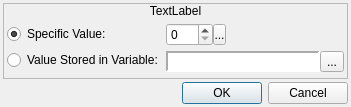
<?xml version="1.0" encoding="UTF-8"?>
<ui version="4.0">
 <class>GetNumberDialog</class>
 <widget class="QDialog" name="GetNumberDialog">
  <property name="geometry">
   <rect>
    <x>0</x>
    <y>0</y>
    <width>351</width>
    <height>107</height>
   </rect>
  </property>
  <property name="windowTitle">
   <string>Get Number</string>
  </property>
  <property name="windowIcon">
   <iconset resource="gui_icons.qrc">
    <normaloff>:/icons/openrpgmaker.png</normaloff>:/icons/openrpgmaker.png</iconset>
  </property>
  <property name="styleSheet">
   <string notr="true">.QFrame
{
	border-width: 1px;
	border-style: solid;
	border-color: palette(window-text);
}

.QFrame&gt;QLabel
{
	border-width: 0px;
	background-color: palette(window-text);
	color: palette(window);
	font-weight: bold;
}

.QFrame&gt;QCheckBox
{
	background-color: palette(window-text);
	border-width: 0px;
	border-style: none;
	color: palette(window);
	spacing: 3px;
	font-weight: bold;
	padding: 0px 0px 0px 3px;
}

.QFrame&gt;QCheckBox::indicator
{
	min-width: 8px;
	max-width: 8px;
	min-height: 8px;
	max-height: 8px;
	width: 8px;
	height: 8px;
	border-width: 2px;
	border-radius: 0px;
	border-style: ridge;
	border-color: palette(mid);
}

.QFrame&gt;QCheckBox::indicator:unchecked
{
	background-color: palette(base);
}

.QFrame&gt;QCheckBox::indicator:checked
{
	background-color: palette(window-text);
}

.QFrame&gt;QCheckBox::indicator:hover
{
	border-color: palette(highlight);
}</string>
  </property>
  <layout class="QVBoxLayout" name="verticalLayout_2">
   <property name="spacing">
    <number>3</number>
   </property>
   <property name="margin">
    <number>3</number>
   </property>
   <item>
    <widget class="QFrame" name="frame">
     <property name="frameShape">
      <enum>QFrame::StyledPanel</enum>
     </property>
     <property name="frameShadow">
      <enum>QFrame::Raised</enum>
     </property>
     <layout class="QVBoxLayout" name="verticalLayout">
      <property name="spacing">
       <number>0</number>
      </property>
      <property name="margin">
       <number>0</number>
      </property>
      <item>
       <widget class="QLabel" name="lblTitle">
        <property name="sizePolicy">
         <sizepolicy hsizetype="Preferred" vsizetype="Fixed">
          <horstretch>0</horstretch>
          <verstretch>0</verstretch>
         </sizepolicy>
        </property>
        <property name="text">
         <string>TextLabel</string>
        </property>
        <property name="alignment">
         <set>Qt::AlignCenter</set>
        </property>
       </widget>
      </item>
      <item>
       <widget class="QWidget" name="widget" native="true">
        <layout class="QHBoxLayout" name="horizontalLayout">
         <property name="spacing">
          <number>3</number>
         </property>
         <property name="margin">
          <number>3</number>
         </property>
         <item>
          <widget class="QWidget" name="widget_26" native="true">
           <property name="sizePolicy">
            <sizepolicy hsizetype="Fixed" vsizetype="Preferred">
             <horstretch>0</horstretch>
             <verstretch>0</verstretch>
            </sizepolicy>
           </property>
           <layout class="QVBoxLayout" name="verticalLayout_25">
            <property name="spacing">
             <number>3</number>
            </property>
            <property name="margin">
             <number>0</number>
            </property>
            <item>
             <widget class="QRadioButton" name="rbSpecificValue">
              <property name="sizePolicy">
               <sizepolicy hsizetype="Fixed" vsizetype="Fixed">
                <horstretch>0</horstretch>
                <verstretch>0</verstretch>
               </sizepolicy>
              </property>
              <property name="text">
               <string>Specific Value:</string>
              </property>
              <property name="checked">
               <bool>true</bool>
              </property>
             </widget>
            </item>
            <item>
             <widget class="QRadioButton" name="rbStoredValue">
              <property name="sizePolicy">
               <sizepolicy hsizetype="Fixed" vsizetype="Fixed">
                <horstretch>0</horstretch>
                <verstretch>0</verstretch>
               </sizepolicy>
              </property>
              <property name="text">
               <string>Value Stored in Variable:</string>
              </property>
             </widget>
            </item>
           </layout>
          </widget>
         </item>
         <item>
          <widget class="QWidget" name="widget_27" native="true">
           <layout class="QVBoxLayout" name="verticalLayout_24">
            <property name="spacing">
             <number>3</number>
            </property>
            <property name="margin">
             <number>0</number>
            </property>
            <item>
             <widget class="QWidget" name="wValue" native="true">
              <property name="sizePolicy">
               <sizepolicy hsizetype="Fixed" vsizetype="Fixed">
                <horstretch>0</horstretch>
                <verstretch>0</verstretch>
               </sizepolicy>
              </property>
              <layout class="QHBoxLayout" name="horizontalLayout_21">
               <property name="spacing">
                <number>0</number>
               </property>
               <property name="margin">
                <number>0</number>
               </property>
               <item>
                <widget class="QSpinBox" name="sbValue">
                 <property name="sizePolicy">
                  <sizepolicy hsizetype="Preferred" vsizetype="Fixed">
                   <horstretch>0</horstretch>
                   <verstretch>0</verstretch>
                  </sizepolicy>
                 </property>
                 <property name="accelerated">
                  <bool>true</bool>
                 </property>
                 <property name="maximum">
                  <number>999</number>
                 </property>
                </widget>
               </item>
               <item>
                <widget class="SpinBoxSideButton" name="bValueSideButton">
                 <property name="minimumSize">
                  <size>
                   <width>13</width>
                   <height>21</height>
                  </size>
                 </property>
                 <property name="maximumSize">
                  <size>
                   <width>13</width>
                   <height>21</height>
                  </size>
                 </property>
                 <property name="text">
                  <string>...</string>
                 </property>
                 <property name="icon">
                  <iconset resource="gui_icons.qrc">
                   <normaloff>:/icons/spinBoxSideButton.png</normaloff>:/icons/spinBoxSideButton.png</iconset>
                 </property>
                 <property name="iconSize">
                  <size>
                   <width>8</width>
                   <height>16</height>
                  </size>
                 </property>
                </widget>
               </item>
              </layout>
             </widget>
            </item>
            <item>
             <widget class="QWidget" name="wVariable" native="true">
              <property name="sizePolicy">
               <sizepolicy hsizetype="Preferred" vsizetype="Fixed">
                <horstretch>0</horstretch>
                <verstretch>0</verstretch>
               </sizepolicy>
              </property>
              <layout class="QHBoxLayout" name="horizontalLayout_40">
               <property name="spacing">
                <number>0</number>
               </property>
               <property name="margin">
                <number>0</number>
               </property>
               <item>
                <widget class="QLabel" name="lblVariable">
                 <property name="sizePolicy">
                  <sizepolicy hsizetype="Preferred" vsizetype="Preferred">
                   <horstretch>0</horstretch>
                   <verstretch>0</verstretch>
                  </sizepolicy>
                 </property>
                 <property name="minimumSize">
                  <size>
                   <width>150</width>
                   <height>0</height>
                  </size>
                 </property>
                 <property name="font">
                  <font>
                   <family>Monospace</family>
                  </font>
                 </property>
                 <property name="styleSheet">
                  <string notr="true">background-color: palette(base);</string>
                 </property>
                 <property name="frameShape">
                  <enum>QFrame::Panel</enum>
                 </property>
                 <property name="frameShadow">
                  <enum>QFrame::Sunken</enum>
                 </property>
                 <property name="lineWidth">
                  <number>2</number>
                 </property>
                 <property name="text">
                  <string/>
                 </property>
                </widget>
               </item>
               <item>
                <widget class="QToolButton" name="bBrowseVariables">
                 <property name="text">
                  <string>...</string>
                 </property>
                 <property name="icon">
                  <iconset resource="gui_icons.qrc">
                   <normaloff>:/icons/fileopen.png</normaloff>:/icons/fileopen.png</iconset>
                 </property>
                </widget>
               </item>
              </layout>
             </widget>
            </item>
           </layout>
          </widget>
         </item>
        </layout>
       </widget>
      </item>
     </layout>
    </widget>
   </item>
   <item>
    <widget class="QDialogButtonBox" name="buttonBox">
     <property name="orientation">
      <enum>Qt::Horizontal</enum>
     </property>
     <property name="standardButtons">
      <set>QDialogButtonBox::Cancel|QDialogButtonBox::Ok</set>
     </property>
    </widget>
   </item>
  </layout>
 </widget>
 <customwidgets>
  <customwidget>
   <class>SpinBoxSideButton</class>
   <extends>QToolButton</extends>
   <header>spinboxsidebutton.h</header>
  </customwidget>
 </customwidgets>
 <resources>
  <include location="gui_icons.qrc"/>
 </resources>
 <connections>
  <connection>
   <sender>buttonBox</sender>
   <signal>accepted()</signal>
   <receiver>GetNumberDialog</receiver>
   <slot>accept()</slot>
   <hints>
    <hint type="sourcelabel">
     <x>248</x>
     <y>254</y>
    </hint>
    <hint type="destinationlabel">
     <x>157</x>
     <y>274</y>
    </hint>
   </hints>
  </connection>
  <connection>
   <sender>buttonBox</sender>
   <signal>rejected()</signal>
   <receiver>GetNumberDialog</receiver>
   <slot>reject()</slot>
   <hints>
    <hint type="sourcelabel">
     <x>316</x>
     <y>260</y>
    </hint>
    <hint type="destinationlabel">
     <x>286</x>
     <y>274</y>
    </hint>
   </hints>
  </connection>
 </connections>
</ui>
